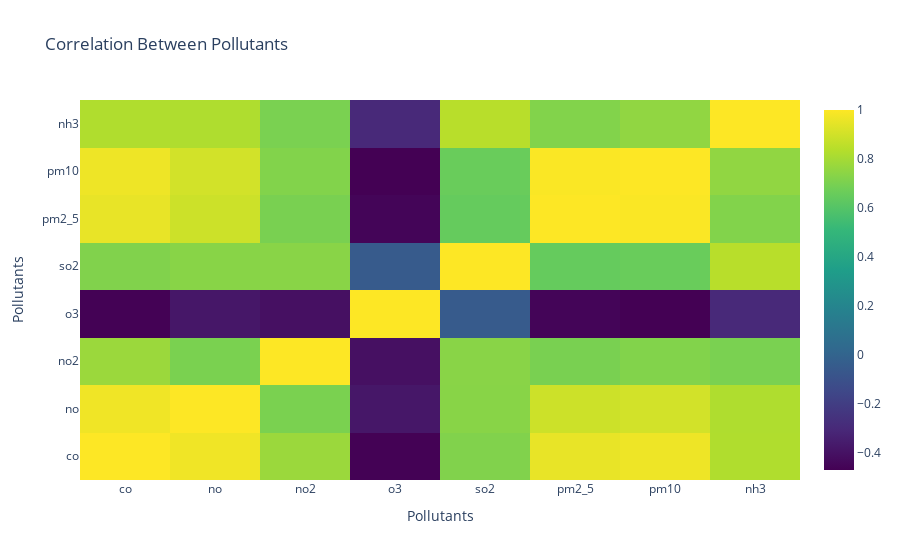

This figure's notebook cell:
### Code cell
correlation_matrix = data[pollutants].corr().astype(float)

# Create a heatmap with plotly.graph_objects
fig = go.Figure(data=go.Heatmap(
    z=correlation_matrix.values,
    x=correlation_matrix.columns,
    y=correlation_matrix.columns,
    colorscale='Viridis'
))

fig.update_layout(
    title="Correlation Between Pollutants",
    xaxis_title="Pollutants",
    yaxis_title="Pollutants"
)
fig.show()

### Figure 1 — Plotly figure (JSON) as saved in the notebook; plotly's stock layout.template omitted (floating-point values rounded to 4 significant figures)
{"data": [{"colorscale": [[0, "#440154"], [0.1111, "#482878"], [0.2222, "#3e4989"], [0.3333, "#31688e"], [0.4444, "#26828e"], [0.5556, "#1f9e89"], [0.6667, "#35b779"], [0.7778, "#6ece58"], [0.8889, "#b5de2b"], [1, "#fde725"]], "type": "heatmap", "x": ["co", "no", "no2", "o3", "so2", "pm2_5", "pm10", "nh3"], "y": ["co", "no", "no2", "o3", "so2", "pm2_5", "pm10", "nh3"], "z": [[1, 0.9697, 0.7764, -0.4631, 0.7168, 0.9531, 0.9668, 0.8263], [0.9697, 1, 0.7022, -0.3778, 0.7345, 0.8888, 0.9033, 0.8236], [0.7764, 0.7022, 1, -0.4072, 0.735, 0.6987, 0.72, 0.7003], [-0.4631, -0.3778, -0.4072, 1, -0.04916, -0.4505, -0.4685, -0.2997], [0.7168, 0.7345, 0.735, -0.04916, 1, 0.649, 0.6583, 0.8436], [0.9531, 0.8888, 0.6987, -0.4505, 0.649, 1, 0.9941, 0.7203], [0.9668, 0.9033, 0.72, -0.4685, 0.6583, 0.9941, 1, 0.7545], [0.8263, 0.8236, 0.7003, -0.2997, 0.8436, 0.7203, 0.7545, 1]]}], "layout": {"autosize": true, "title": {"text": "Correlation Between Pollutants"}, "xaxis": {"autorange": true, "range": [-0.5, 7.5], "title": {"text": "Pollutants"}, "type": "category"}, "yaxis": {"autorange": true, "range": [-0.5, 7.5], "title": {"text": "Pollutants"}, "type": "category"}}}
